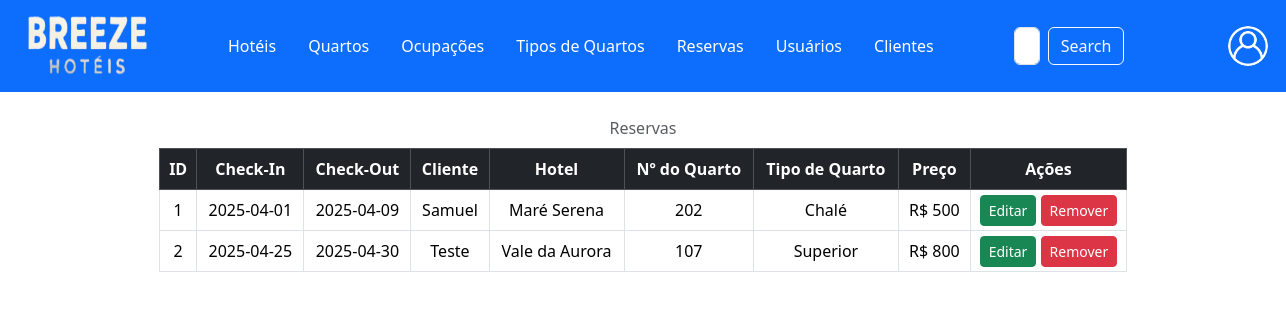
The page /codes/pages/adm/read/reservas.php on the database its author committed.
### tables this page shows
CREATE TABLE `reserva` (
  `idreserva` int(11) NOT NULL,
  `checkin` date NOT NULL,
  `checkout` date NOT NULL,
  `preco` int(11) NOT NULL,
  `c_idcliente` int(11) NOT NULL,
  `cq_idquarto` int(11) NOT NULL,
  `cqh_idhotel` int(11) NOT NULL,
  `cqtq_idtipo` int(11) NOT NULL
);

CREATE TABLE `usuarios` (
  `idusuarios` int(11) NOT NULL,
  `nome` varchar(255) NOT NULL,
  `email` varchar(255) NOT NULL,
  `senha` varchar(255) NOT NULL
);

CREATE TABLE `hoteis` (
  `idhotel` int(11) NOT NULL,
  `nome` varchar(255) NOT NULL,
  `regiao` varchar(255) NOT NULL,
  `estado` varchar(255) NOT NULL,
  `cidade` varchar(255) NOT NULL,
  `endereço` varchar(255) NOT NULL
);

CREATE TABLE `quartos` (
  `idquarto` int(11) NOT NULL,
  `numero` int(11) NOT NULL,
  `valor` int(11) NOT NULL,
  `descricao` varchar(255) NOT NULL,
  `disponibilidade` tinyint(4) NOT NULL,
  `h_idhotel` int(11) NOT NULL,
  `tq_idtipo` int(11) NOT NULL,
  `o_idocupacao` int(11) NOT NULL
);

CREATE TABLE `tipo_quarto` (
  `idtipo_quarto` int(11) NOT NULL,
  `tipoQuarto` varchar(255) NOT NULL
);

### codes/pages/adm/read/reservas.php (the view, shortened to what this page needs)
<?php
include __DIR__ . "/../../../conn/conn.php";
?>
<!DOCTYPE html>
<html lang="pt-br">
<head>
    <link href="https://cdn.jsdelivr.net/npm/bootstrap@5.3.5/dist/css/bootstrap.min.css" rel="stylesheet">
    <link href="/breeze/codes/css/hospedes.css" rel="stylesheet">
</head>
<body>
  <header class="bg-primary py-2">
    <nav class="navbar navbar-expand-lg navbar-dark bg-primary">
      <div class="container-fluid">
        <div class="d-flex justify-content-left align-items-left mx-3">
          <img src="/breeze/images/logob.png" height="60" width="120"/>
        </div>
        <div class="collapse navbar-collapse align-items-center ms-5" id="navbarSupportedContent">
          <ul class="navbar-nav mb-2 mb-lg-0">
            <li class="nav-item dropdown">
              <a class="nav-link dropdown-toggle color mx-2" href="#" role="button" data-bs-toggle="dropdown" aria-expanded="false"> Hotéis </a>
            </li>
            <li class="nav-item dropdown">
              <a class="nav-link dropdown-toggle color mx-2" href="#" role="button" data-bs-toggle="dropdown" aria-expanded="false"> Quartos </a>
            </li>
            <li class="nav-item dropdown">
              <a class="nav-link dropdown-toggle color mx-2" href="#" role="button" data-bs-toggle="dropdown" aria-expanded="false"> Ocupações </a>
            </li>
            <li class="nav-item dropdown">
              <a class="nav-link dropdown-toggle color mx-2" href="#" role="button" data-bs-toggle="dropdown" aria-expanded="false"> Tipos de Quartos </a>
            </li>
            <li class="nav-item dropdown">
              <a class="nav-link dropdown-toggle color mx-2" href="#" role="button" data-bs-toggle="dropdown" aria-expanded="false"> Reservas </a>
            </li>
            <li class="nav-item dropdown">
              <a class="nav-link dropdown-toggle color mx-2" href="#" role="button" data-bs-toggle="dropdown" aria-expanded="false"> Usuários </a>
            </li>
            <li class="nav-item dropdown me-3">
              <a class="nav-link dropdown-toggle color mx-2" href="#" role="button" data-bs-toggle="dropdown" aria-expanded="false"> Clientes </a>
            </li>
          </ul>
          <form class="d-flex mx-5" role="search">
            <input class="form-control me-2" type="search" placeholder="Search" aria-label="Search">
            <button class="btn btn-outline-light" type="submit">Search</button>
          </form>
          <ul class="navbar-nav ms-5">
            <li class="nav-item dropdown">
              <a class="nav-link dropdown-toggle" href="#" id="userDropdown" role="button" data-bs-toggle="dropdown"
                aria-haspopup="true" aria-expanded="false">
                <img src="/breeze/images/login.png" width="40" height="40" class="rounded-circle" alt="User">
              </a>
            </li>
          </ul>
        </div>
      </div>
    </nav>
  </header>
  <main class="w-100 m-auto form-container">
    <table class="table table-bordered align-middle caption-top mb-0">
      <thead class="table-dark text-center">
        <tr>
          <th class="sortable"> ID </th>
          <th class="sortable"> Check-In </th>
          <th class="sortable"> Check-Out </th>
          <th class="sortable"> Cliente </th>
          <th class="sortable"> Hotel </th>
          <th class="sortable"> Nº do Quarto </th>
          <th class="sortable"> Tipo de Quarto </th>
          <th class="sortable"> Preço </th>
          <th> Ações </th>
        </tr>
      </thead>
      <tbody>
        <?php
          try {
            $sql = ("SELECT r.idreserva, r.checkin, r.checkout, r.preco, q.numero, t.tipoQuarto, u.nome AS cliente, h.nome AS hotel
                    FROM reserva r
                    JOIN quartos q ON r.cq_idquarto = q.idquarto
                    JOIN hoteis h ON r.cqh_idhotel = h.idhotel
                    JOIN tipo_quarto t ON r.cqtq_idtipo = t.idtipo_quarto
                    JOIN cliente c ON r.c_idcliente = c.idcliente
                    JOIN usuarios u ON c.u_idusuarios = u.idusuarios");
            $stmt = $conn->prepare($sql);
            if ($stmt->execute()) {
                $reservas = $stmt->fetchAll(PDO::FETCH_ASSOC);
            } else {
                $reservas = [];
            }
            if ($reservas) {
              foreach ($reservas as $row) {
                echo "<tr class='text-center align-middle'>
                        <td>{$row['idreserva']}</td>
                        <td>{$row['checkin']}</td>
                        <td>{$row['checkout']}</td>
                        <td>{$row['cliente']}</td>
                        <td>{$row['hotel']}</td>
                        <td>{$row['numero']}</td>
                        <td>{$row['tipoQuarto']}</td>
                        <td> R$ {$row['preco']}</td>
                        </td>
                        <td class='p-1'>
                          <button class='btn btn-success btn-sm w-49 btn-editar' data-id='" . htmlspecialchars($row['idreserva']) . "' data-bs-toggle='modal' data-bs-target='#modalEditar'>
                            Editar
                          </button>
                          <button class='btn btn-danger btn-sm w-49' onclick='removerHospede(".$row['idreserva'].")'>
                            Remover
                          </button>
                        </td>
                      </tr>";
            }
            } else {
                echo "<tr><td colspan='9' class='text-center'> Nenhuma reserva cadastrada. </td></tr>";
            }
        } catch (PDOException $e) {
            echo "<tr><td colspan='9' class='text-danger'>Erro ao buscar reservas: " . $e->getMessage() . "</td></tr>";
        }
        ?>
      </tbody>
      <caption class="text-center"> Reservas </caption>
    </table>
  </main>
</body>
</html>

### codes/css/hospedes.css (style rules this page uses)
main { max-width: 1000px; padding: 1rem; }
.color { color: white; border-radius: 10px; }
.dropdown-toggle::after { display: none; }

### rows shown on the page
reserva: idreserva "1", checkin "2025-04-01", checkout "2025-04-09", usuarios.nome "Samuel", hoteis.nome "Maré Serena", quartos.numero "202", tipo_quarto.tipoQuarto "Chalé", preco "500"
reserva: idreserva "2", checkin "2025-04-25", checkout "2025-04-30", usuarios.nome "Teste", hoteis.nome "Vale da Aurora", quartos.numero "107", tipo_quarto.tipoQuarto "Superior", preco "800"
